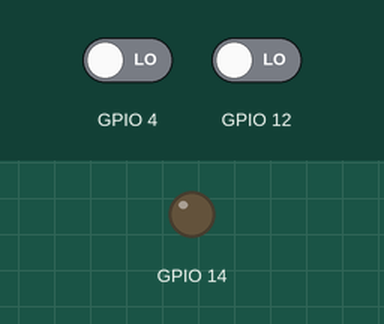
Simulated run of this sketch. Board: ESP8266 (NodeMCU). On the bench: output pins drawn as LEDs (lit = HIGH). The test bench sets the inputs (shaded band); at power-on: GPIO 4 LOW, GPIO 12 LOW. WiFi joins after 1.5 s; servers stay silent unless stated; the Firebase database answers and starts empty; what the sketch prints to the serial monitor is not drawn.

Above: at 1.65 s.
Timing chart, 0 to 3.3 s (numbered marks = the images above):
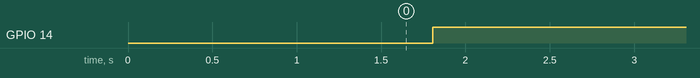

Measured:
- by itself, GPIO 14: LOW → HIGH at 1.8 s

The sketch:

ProyectoDigitalD1.ino
```cpp
#include "FirebaseESP8266.h"
#include <ESP8266WiFi.h>

// CONFIGURACIONES DE LA RED WIFI
const String WIFI_SSID     = "redprueba";
const String WIFI_PASSWORD = "12345678";

// CONFIGURACIONES DE LA BASE DE DATOS
FirebaseData firebaseData;
#define FIREBASE_HOST "https://digital-3d127.firebaseio.com/"
#define FIREBASE_AUTH "MRo9cUWGD6479Pey8WvWEgg8l2lAh60BGgUoTIwa"

// CONFIGURACION DE LOS PUERTOS
#define PUERTA D12
#define ALARMA D13
#define MOVIMIENTO D14

// CONFIGURACION DEL PISO
const String piso = "piso4";

// VARIABLES
int sensor_magnetico;
int sensor_magnetico_anterior;
int sensor_movimiento;

void setup() {
  Serial.begin(115200);

  conectarARedWifi();
  conectarConBaseDatos();

  pinMode(ALARMA, OUTPUT);
  pinMode(PUERTA, INPUT);
  pinMode(MOVIMIENTO, INPUT);

  sensor_magnetico_anterior = 1;
}

void conectarARedWifi()
{
  WiFi.begin(WIFI_SSID, WIFI_PASSWORD);
  Serial.print("Connecting to Wi-Fi");

  while (WiFi.status() != WL_CONNECTED)
  {
    Serial.print(".");
    delay(300);
  }

  Serial.println();
  Serial.print("Connected with IP: ");
  Serial.println(WiFi.localIP());
  Serial.println();
}

void conectarConBaseDatos()
{
  Firebase.begin(FIREBASE_HOST, FIREBASE_AUTH);
  Firebase.reconnectWiFi(true);

  //Set database read timeout to 1 minute (max 15 minutes)
  Firebase.setReadTimeout(firebaseData, 1000 * 60);
  //tiny, small, medium, large and unlimited.
  //Size and its write timeout e.g.
  //tiny (1s), small (10s), medium (30s) and large (60s).
  Firebase.setwriteSizeLimit(firebaseData, "tiny");
}

void escrituraDigitalBD(int entero, String path)
{
  bool error = Firebase.setInt(firebaseData, path, entero);
  mostrarInfo(firebaseData, error);
}

int lecturaDigitalBD(String path)
{
  bool error = Firebase.getDouble(firebaseData, path);
  mostrarInfo(firebaseData, error);
  return firebaseData.intData();
}

void mostrarInfo(FirebaseData &data, bool error)
{
  if (error != false)
  {
    Serial.println("PASSED");
    Serial.println("PATH: " + data.dataPath());
    Serial.println("TYPE: " + data.dataType());
    Serial.println("ETag: " + data.ETag());
    Serial.print("VALUE: ");
    Serial.println(data.doubleData());
    Serial.println("------------------------------------");
    Serial.println();
  }
  else
  {
    Serial.println("FAILED");
    Serial.println("REASON: " + data.errorReason());
    Serial.println("------------------------------------");
    Serial.println();
  }
}

void loop() {
  sensor_magnetico = digitalRead(PUERTA);
  if(sensor_magnetico != sensor_magnetico_anterior) {
    sensor_magnetico_anterior = sensor_magnetico;
    escrituraDigitalBD(sensor_magnetico, piso + "/magnetico");
  }

  sensor_movimiento = digitalRead(MOVIMIENTO);
  if(sensor_movimiento == HIGH) {
    escrituraDigitalBD(0, piso +"/movimiento");

    if(sensor_magnetico == HIGH) {
      escrituraDigitalBD(0, "alarma");
    }
  }

  int estado_alarma = lecturaDigitalBD("alarma");
  digitalWrite(ALARMA, 1 - estado_alarma);

  delay(250);
}
```
